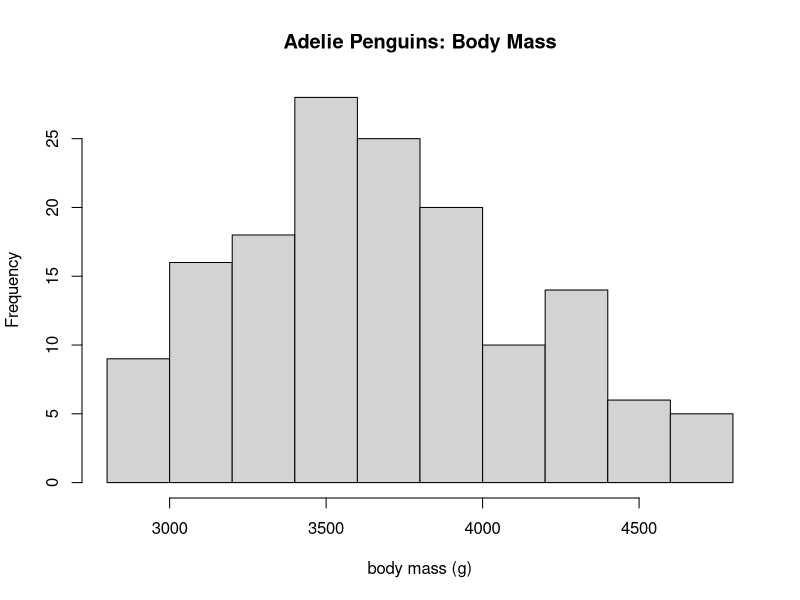
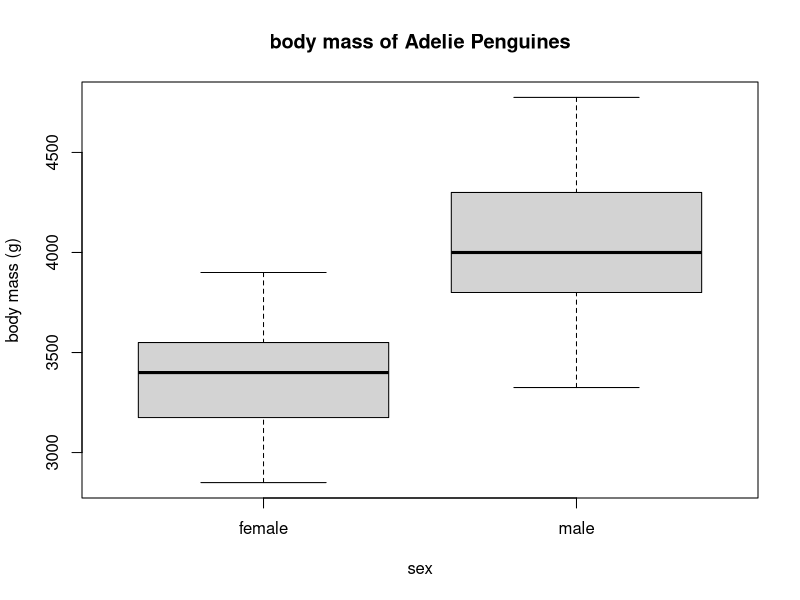

Write the R code that produced these figures, in order.
require(palmerpenguins)
dat_ade = droplevels(subset(penguins, species == "Adelie"))
hist(dat_ade$body_mass_g, main = "Adelie Penguins: Body Mass", xlab = "body mass (g)")

# Question 1
boxplot(dat_ade$body_mass_g ~ sex, data = dat_ade,
        main = "body mass of Adelie Penguines",
        ylab = "body mass (g)")

# Question 2
sex_female = subset(dat_ade, sex == "female")
t.test(sex_female$body_mass_g, mu = 0)

# Question 3

# Question 4
sex_male = subset(dat_ade, sex == "male")
t.test(sex_male$body_mass_g, mu = 4000, alternative = "greater")

# Question 5

# Question 6
t.test(sex_female$body_mass_g, sex_male$body_mass_g)

# Question 7

# Question 8
t.test(sex_female$body_mass_g, sex_male$body_mass_g, alternative = "less")

# Question 9
t.test(sex_female$body_mass_g, sex_male$body_mass_g, alternative = "greater")

# Question 10 